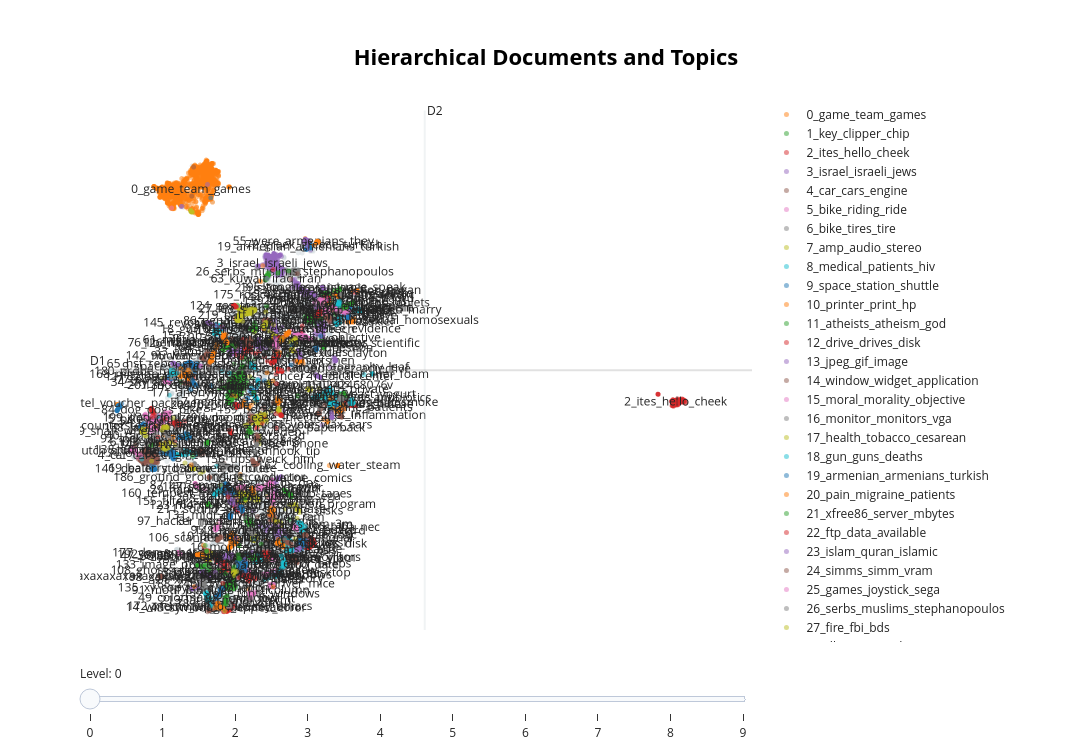

Source (notebook cell):
### Code cell
sentence_model = SentenceTransformer("all-MiniLM-L6-v2")
embeddings = sentence_model.encode(docs, show_progress_bar=False)

# Train BERTopic and extract hierarchical topics
topic_model = BERTopic().fit(docs, embeddings)
hierarchical_topics = topic_model.hierarchical_topics(docs)

topic_model.visualize_hierarchical_documents(docs, hierarchical_topics, embeddings=embeddings)

# Reduce dimensionality of embeddings, this step is optional but much faster to perform iteratively:
reduced_embeddings = UMAP(n_neighbors=10, n_components=2, min_dist=0.0, metric='cosine').fit_transform(embeddings)
topic_model.visualize_hierarchical_documents(docs, hierarchical_topics, reduced_embeddings=reduced_embeddings)
